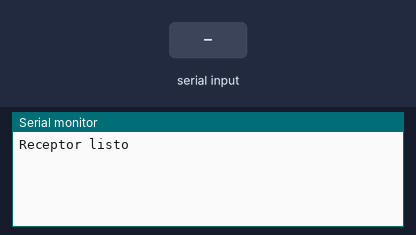
Bench run of a sketch on a simulated Arduino Uno, built with avr-gcc and run on an emulated ATmega328P. Parts: the last lines printed to the serial monitor. The test bench sets the inputs (shaded band).

Above: at 1.2 s.
1.3 s: "90,45\n" received over the second serial link
At 1.9 s:
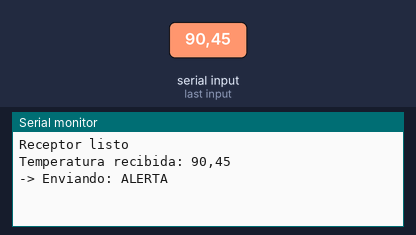
2.8 s: "0\n" received over the second serial link
At 4.0 s:
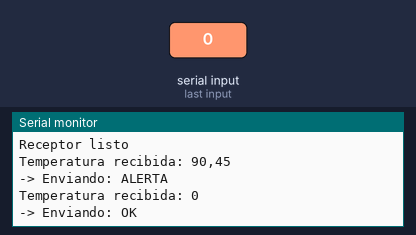

The sketch:

ArduinoReceptor.ino
```cpp
// -------------------- UART Receptor --------------------
#define RX 10
#define TX 11
#define UMBRAL 25.0

#include <SoftwareSerial.h>
SoftwareSerial mySerial(RX, TX); // RX ← Emisor, TX → Emisor

void setup() {
  Serial.begin(9600);
  mySerial.begin(9600);
  Serial.println("Receptor listo");
}

void loop() {
  if (mySerial.available()) {
    String data = mySerial.readStringUntil('\n');
    data.trim();
    Serial.print("Temperatura recibida: ");
    Serial.println(data);

    float temp = data.toFloat();

    if (temp == 0.0 && data != "0" && data != "0.0") {
      Serial.println("Dato inválido");
      return;
    }

    String respuesta = (temp > UMBRAL) ? "ALERTA" : "OK";
    mySerial.println(respuesta);
    Serial.print("-> Enviando: ");
    Serial.println(respuesta);
  }
}
```

Measured:
- after the input at 1.3 s, the serial monitor: prints a new line at once (image 1)
- after the input at 2.8 s, the serial monitor: prints a new line at once (image 2)
